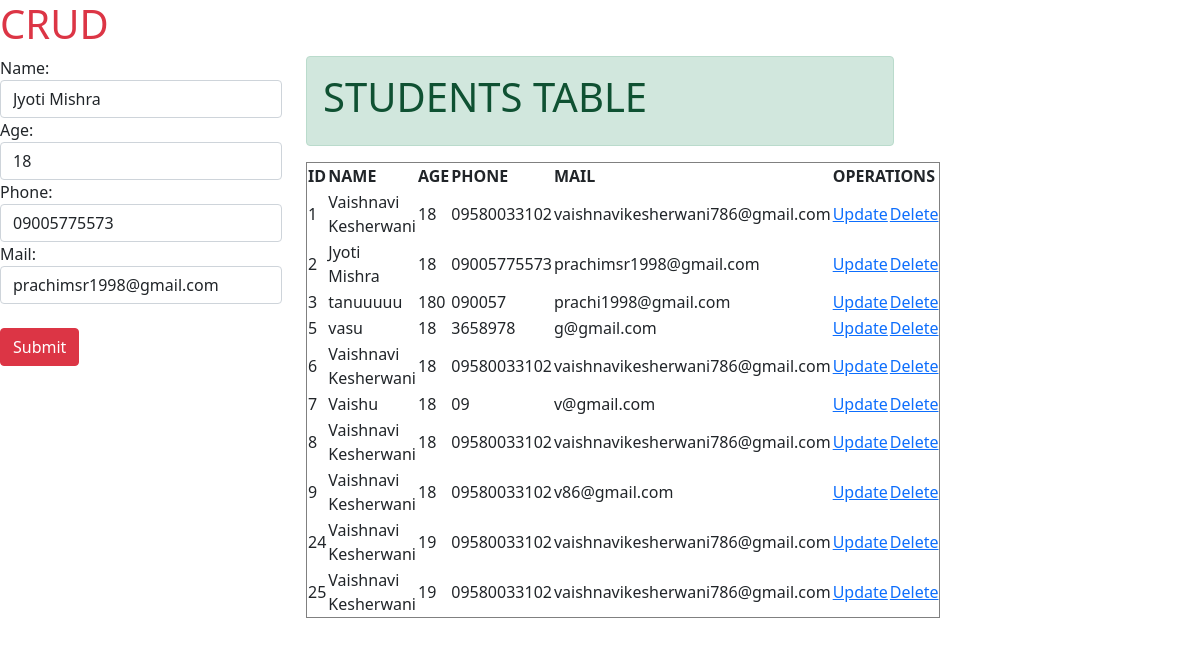
The app's page /update/2/ with its own data.
### students/models.py (models this page shows)
class register(models.Model):
    name=models.CharField(max_length=50)
    age=models.CharField(max_length=3)
    phone=models.CharField(max_length=13)
    mail=models.CharField(max_length=50)

### students/views.py (the view)
# urls.py: path('update/<int:id>/',views.update,name='update'),
def update(request, id):
    c=register.objects.get(id=id)
    d=register.objects.all()
    e=studentForm(instance=c)
    if request.method=='POST':
        a=studentForm(request.POST,instance=c)
        if a.is_valid():
            a.save()
            return redirect('create')
        else:pass
    else:pass
    return render(request,'index.html',{'frm':e,'data':d})

### students/form.py
class studentForm(forms.ModelForm):
    class Meta:
        model =register
        fields='__all__'
        widgets={
            'name':forms.TextInput(attrs={'class':'form-control'}),
            'age':forms.TextInput(attrs={'class':'form-control'}),
            'phone':forms.TextInput(attrs={'class':'form-control'}),
            'mail':forms.TextInput(attrs={'class':'form-control'})
        }

### students/templates/index.html (shortened to what this page needs)
{% load static %}
<!DOCTYPE html>
<html lang="en">
<head>
    <link rel="stylesheet" href="{% static 'bootstrap.css' %}">
</head>
<body>
    <h1 class="text-danger">CRUD</h1>
    <div class="row">
    <div class="col-sm-3">
        <form method="POST">
            {{ frm }}
<br>
            <input type="submit" class="btn btn-danger" name="submit">
        </form>
    </div>
    <BR><BR></BR></BR>
        <div class="col-sm-6">
            <div class="alert alert-success" role="alert">
        <h1>STUDENTS TABLE</h1></div>
        <table border="1px">
            <tr>
                <th>ID</th>
                <th>NAME</th>
                <th>AGE</th>
                <th>PHONE</th>
                <th>MAIL</th>
                <th colspan="2">OPERATIONS</th>
            </tr>
            {% for i in data %}
            <tr>
                <td>{{i.id}}</td>
                <td>{{i.name}}</td>
                <td>{{i.age}}</td>
                <td>{{i.phone}}</td>
                <td>{{i.mail}}</td>
                <TD style="text-align: center;"><a href="{% url 'update' i.id %}">Update</a></TD>
                <td style="text-align: center;"><a href="{% url 'delete' i.id %}">Delete</a></td>
            </tr>
            {% endfor %}
        </table>
    </div>
</div>
</body>
</html>

### records on screen
register: name "Jyoti Mishra", age "18", phone "09005775573", mail "prachimsr1998@gmail.com", id "2"
register: id "1", name "Vaishnavi Kesherwani", age "18", phone "09580033102", mail "vaishnavikesherwani786@gmail.com"
register: id "3", name "tanuuuuu", age "180", phone "090057", mail "prachi1998@gmail.com"
register: id "5", name "vasu", age "18", phone "3658978", mail "g@gmail.com"
register: id "6", name "Vaishnavi Kesherwani", age "18", phone "09580033102", mail "vaishnavikesherwani786@gmail.com"
register: id "7", name "Vaishu", age "18", phone "09", mail "v@gmail.com"
register: id "8", name "Vaishnavi Kesherwani", age "18", phone "09580033102", mail "vaishnavikesherwani786@gmail.com"
register: id "9", name "Vaishnavi Kesherwani", age "18", phone "09580033102", mail "v86@gmail.com"
register: id "24", name "Vaishnavi Kesherwani", age "19", phone "09580033102", mail "vaishnavikesherwani786@gmail.com"
register: id "25", name "Vaishnavi Kesherwani", age "19", phone "09580033102", mail "vaishnavikesherwani786@gmail.com"
